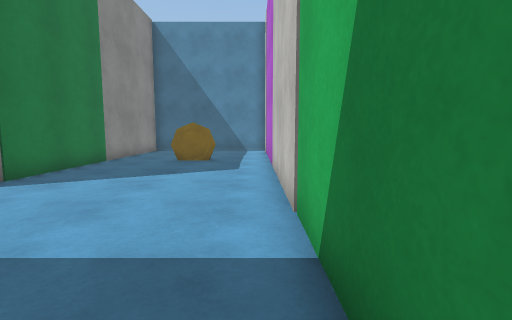
[1] (above)

18 first-person views from a walk through a 3-D level made in the Unity game engine. The camera is 1.2 m above the floor, tilts 6° down and sees 85° across. The floor is counted in squares, 1 m on a side. Each view is taken from the middle of a square. On the plan, view 1 faces up. The plan holds only what a view shows up to about 13 squares ahead; the rest is blank. The player character is not drawn. Surface patterns are stand-ins for the level's own textures.

[2]
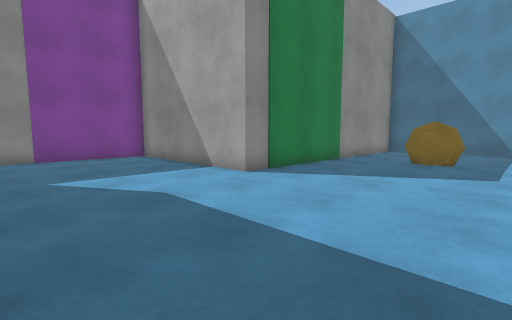

[3]
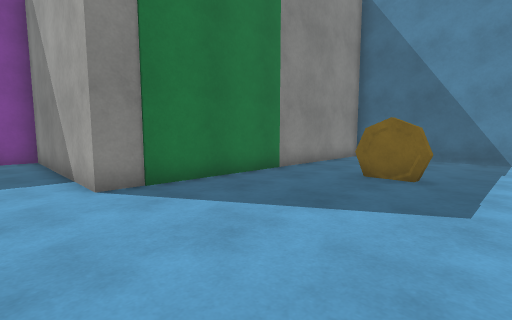

[4]
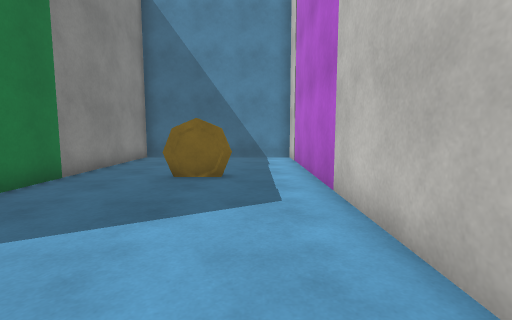

[5]
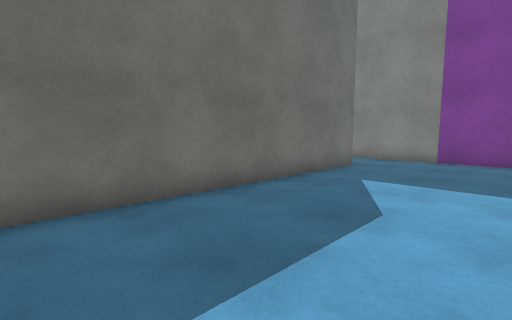

[6]
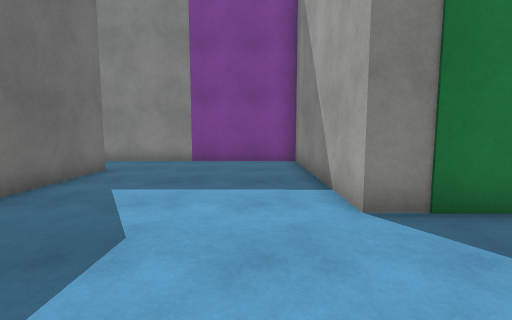

[7]
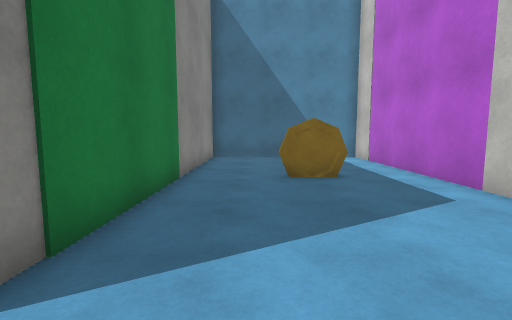

[8]
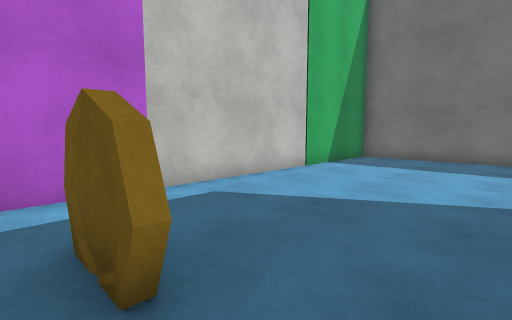

[9]
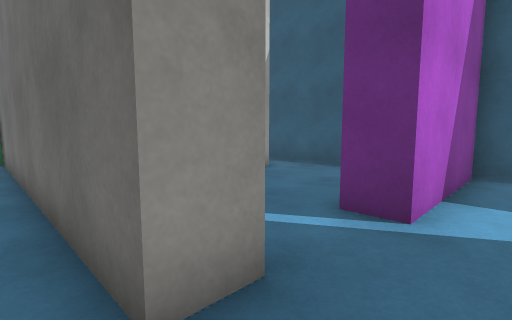

[10]
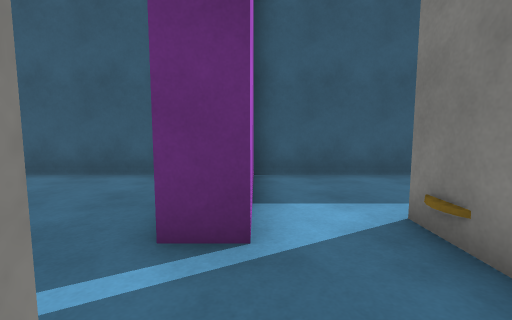

[11]
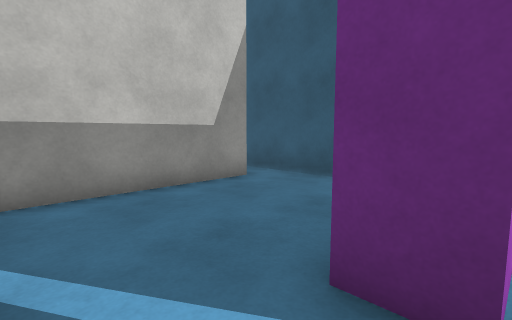

[12]
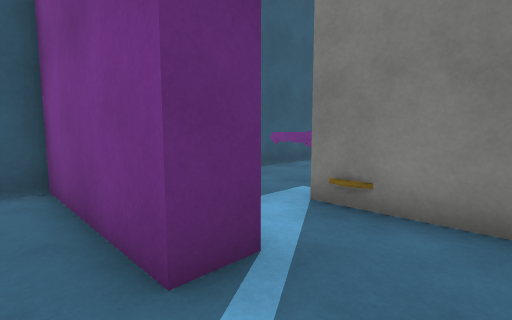

[13]
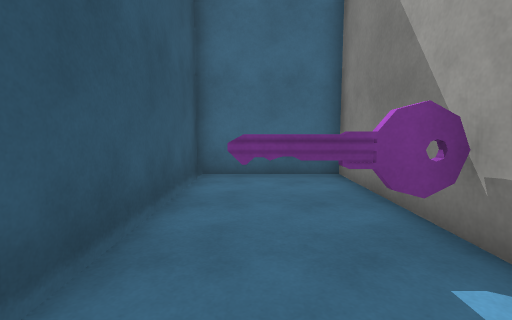

[14]
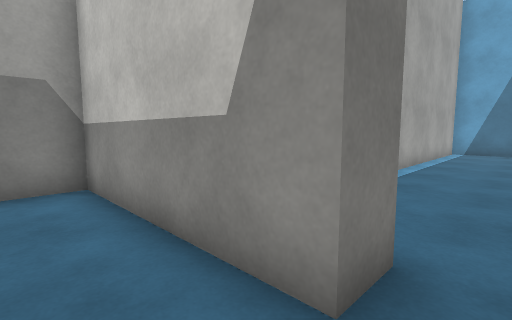

[15]
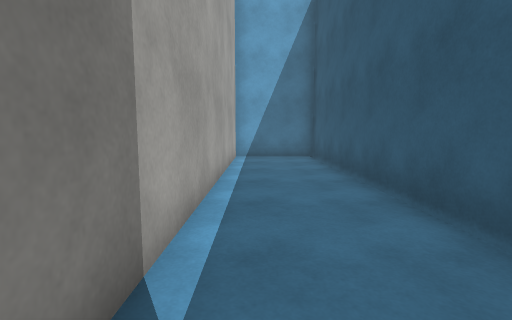

[16]
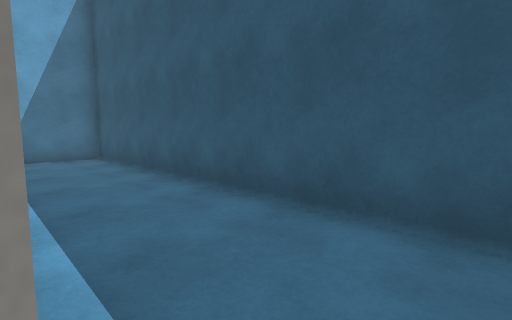

[17]
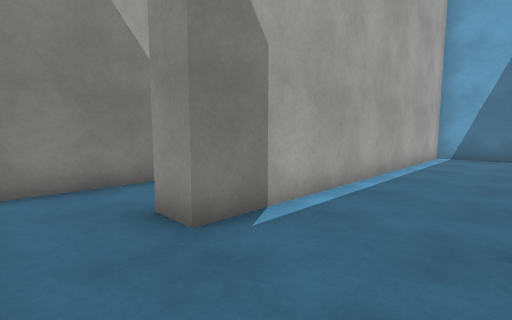

[18]
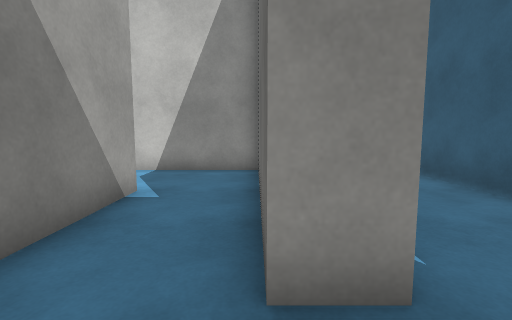

### Floor plan
Points are (right, up) in squares from view 1. A wall is a line through its corners. A room is listed if a view was taken in it or the views show most of it. See-through windows are left out.
Room 1 (views 1, 2, 3, 4, 5, 6, 7, 8, 9, 10)
walls: (0.6, -0.6) (0.6, 16.7) (-6, 16.7) (-6, 5.6) (-13.1, 5.6) (-13.1, -1.6); (-10.5, -1.6) (-10.5, -0.6) (1.5, -0.6)
ways out: opening at (-11.5, -1) to room 2
objects: coin (-3, 11) to (-2, 11)
Room 2 (view 11)
walls: (-13.1, -1.6) (-13.1, -4.8); (-10.9, -5.4) (-10.9, -3.9)
ways out: opening at (-11.5, -1) to room 1; opening at (-10, -2.5) to room 3; opening at (-12, -4.5) to room 4
Room 3 (views 12, 14)
walls: (-10.9, -3.9) (-9.9, -3.9) (-9.9, -8.6) (-5.4, -8.6); (-5.5, -7.2) (-5.5, -1.6) (-6.8, -1.6)
ways out: opening at (-10, -2.5) to room 2; opening at (-5, -8) to room 5
Room 4 (view 13)
walls: (-14.9, -4.8) (-14.9, -6.1); (-14.4, -4.7) (-19.7, -4.7) (-19.7, -8.6) (-10.9, -8.6) (-10.9, -5.4)
ways out: opening at (-12, -4.5) to room 2
Room 5 (views 15, 16, 17, 18)
walls: (-4.4, -7.2) (-5.5, -7.2); (-5.4, -8.6) (10, -8.6) (10, -5.1) (-2.2, -5.1) (-2.2, -4.1)
ways out: opening at (-5, -8) to room 3; opening at (-3.5, -4.5)

Positions as (right, up) in squares from view 1, and headings:
1: (0, 0), facing up
2: (0, 0), facing up-left
3: (0, 4), facing up-left
4: (-1, 4), facing up
5: (-1, 4), facing down-left
6: (-2, 4), facing left
7: (-4, 4), facing up
8: (-5, 12), facing down-right
9: (-12, 0), facing down-right
10: (-11, -1), facing down
11: (-11, -2), facing down-right
12: (-9, -2), facing down-left
13: (-12, -7), facing left
14: (-7, -8), facing up-right
15: (-3, -6), facing right
16: (-3, -5), facing down-right
17: (-4, -8), facing up-right
18: (-4, -4), facing right
